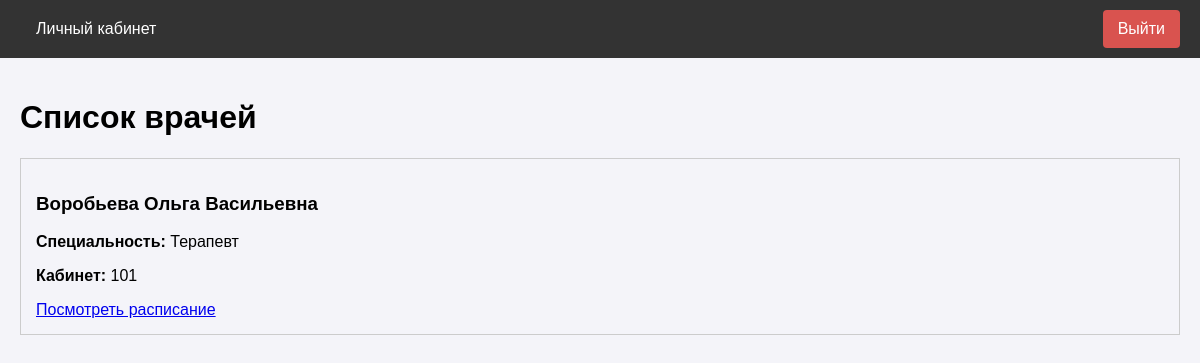
Before: /patient/doctors (signed in) with the older database file.
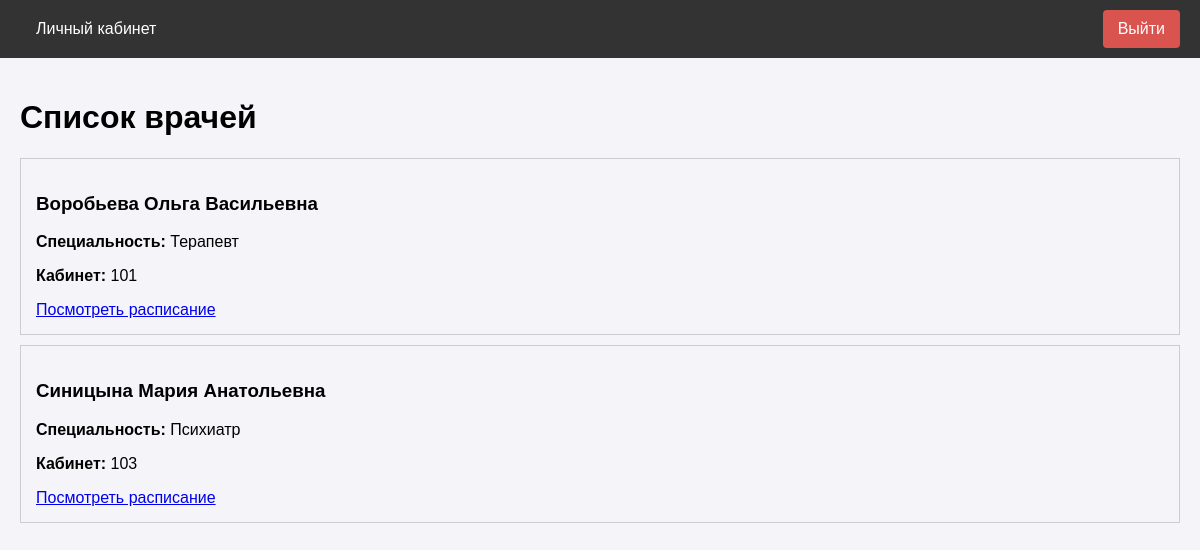
After: the same page with the newer database file.
### app/models.py (models this page shows, shortened)
class User(UserMixin, db.Model):
    __tablename__ = 'users'
    id = db.Column(db.Integer, primary_key=True)
    username = db.Column(db.String(64), index=True, unique=True)
    email = db.Column(db.String(120), index=True, unique=True)
    phone = db.Column(db.String(20), index=True, unique=True)
    password_hash = db.Column(db.String(256))
    role = db.Column(db.String(20), index=True, default='patient')
    specialty = db.Column(db.String(100), nullable=True) # Для врача
    office_number = db.Column(db.String(10), nullable=True) # Для врача
    oms_number = db.Column(db.String(20), nullable=True) # Для пациента
    created_at = db.Column(db.DateTime, default=datetime.utcnow)
    appointments_as_patient = db.relationship('Appointment', foreign_keys='Appointment.patient_id', backref='patient', lazy='dynamic')
    appointments_as_doctor = db.relationship('Appointment', foreign_keys='Appointment.doctor_id', backref='doctor', lazy='dynamic')
    schedule_slots = db.relationship('ScheduleSlot', backref='doctor', lazy='dynamic')
    action_logs = db.relationship('ActionLog', backref='user', lazy='dynamic')

### app/patient/routes.py (the view)
@bp.route('/doctors')
@login_required
@role_required('patient')
def list_doctors():
    doctors = User.query.filter_by(role='doctor').all()
    return render_template('patient/doctors.html', title='Список врачей', doctors=doctors)

### app/models.py (called while the page is built)
@login_manager.user_loader
def load_user(user_id):
    return User.query.get(int(user_id))

### app/utils.py (called while the page is built)
def role_required(role):
    def decorator(f):
        @wraps(f)
        def decorated_function(*args, **kwargs):
            if not current_user.is_authenticated:
                return redirect(url_for('auth.login'))
            if current_user.role != role:
                flash('У вас нет доступа к этой странице.')
                return redirect(url_for('main.index'))
            return f(*args, **kwargs)
        return decorated_function
    return decorator

### app/templates/patient/doctors.html
{% extends "base.html" %}
{% block content %}
<h1>Список врачей</h1>
<div class="doctors-list">
    {% for doctor in doctors %}
    <div class="doctor-card" style="border: 1px solid #ccc; padding: 15px; margin-bottom: 10px;">
        <h3>{{ doctor.username }}</h3>
        <p><strong>Специальность:</strong> {{ doctor.specialty or 'Не указана' }}</p>
        <p><strong>Кабинет:</strong> {{ doctor.office_number or 'Не указан' }}</p>
        <a href="{{ url_for('patient.view_schedule', doctor_id=doctor.id) }}" class="btn">Посмотреть расписание</a>
    </div>
    {% else %}
    <p>Врачей пока нет.</p>
    {% endfor %}
</div>
{% endblock %}

Changed rows visible on the page:
added User: username "Синицына Мария Анатольевна", specialty "Психиатр", office_number "103"
